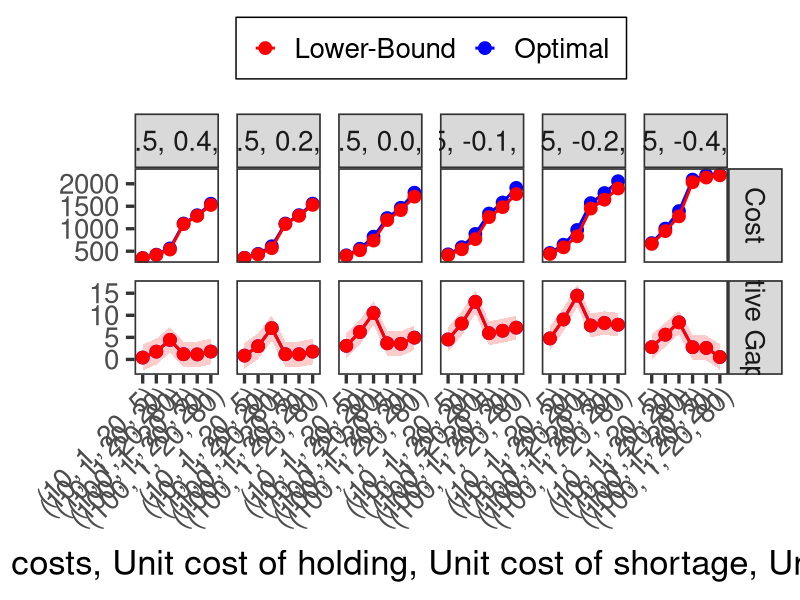
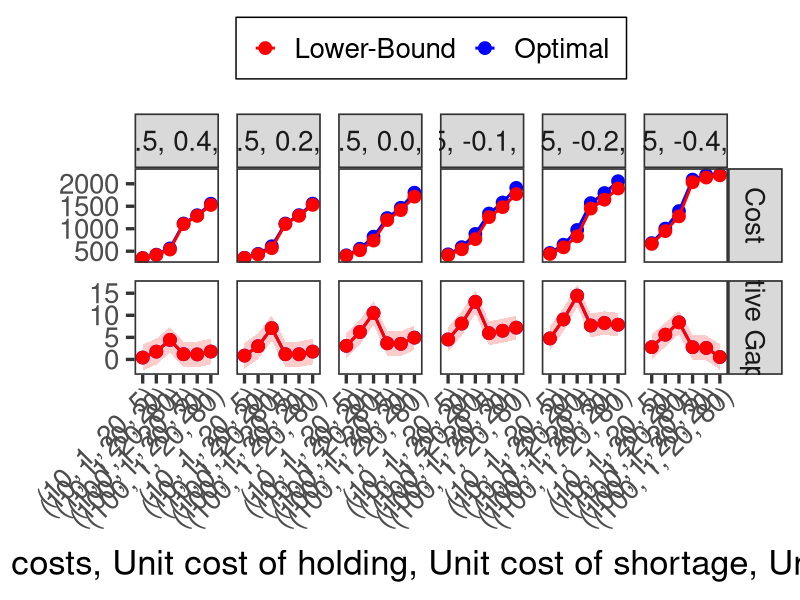

Recreate these plots in R, in order.
# Load required libraries
library(ggplot2)
library(plyr)

# ####################### Data Preprocessing #######################

# Load dataset
df <- read.csv('LBA_InfoRelaxRandHorizonLength_4000rep_v2.csv')

# Define and order levels for Cost
df$Cost <- factor(df$Cost, levels = c(
  "[10, 1, 20, 5]", 
  "[10, 1, 20, 20]", 
  "[10, 1, 20, 80]", 
  "[100, 1, 20, 5]", 
  "[100, 1, 20, 20]", 
  "[100, 1, 20, 80]"
))

# Define and order levels for Endogeneity
df$Endogeneity <- factor(df$Endogeneity, levels = c(
  "[1, 0.5, 0.4, 0.8]", 
  "[1, 0.5, 0.2, 0.4]", 
  "[1, 0.5, 0.0, 0.0]", 
  "[1, 0.5, -0.1, -0.05]", 
  "[1, 0.5, -0.2, -0.1]", 
  "[1, 0.5, -0.4, -0.8]"
))

# Map numeric indices for unique Cost levels
unique_costs <- sort(unique(df$Cost))
cost_indices <- 1:length(unique_costs)
names(cost_indices) <- unique_costs
df$x <- cost_indices[df$Cost]

# Calculate Relative Gap
df$Gap <- (df$Optimal - df$InfoRelax) * 100 / df$Optimal

# ####################### Data Transformation #######################

# Create two datasets for combining into a single dataframe later
# Dataset 1: Cost perspective
df1 <- df
df1$EGapLow <- df1$InfoRelax
df1$EGapHigh <- df1$InfoRelax
df1$Criteria <- 'Cost'

# Dataset 2: Relative Gap perspective
df2 <- df
df2$InfoRelax <- (df2$Optimal - df2$InfoRelax) * 100 / df2$Optimal
df2$Low <- df2$InfoRelax
df2$High <- df2$InfoRelax
df2$Optimal <- df2$InfoRelax
df2$Criteria <- 'Relative Gap (%)'

# Combine datasets
df3 <- rbind(df1, df2)

# ####################### Map Factors for Plot Labels #######################

# Update labels for Endogeneity
df3$Endogeneity <- mapvalues(df3$Endogeneity, 
                             from = c(
                               "[1, 0.5, 0.4, 0.8]", 
                               "[1, 0.5, 0.2, 0.4]", 
                               "[1, 0.5, 0.0, 0.0]", 
                               "[1, 0.5, -0.1, -0.05]", 
                               "[1, 0.5, -0.2, -0.1]", 
                               "[1, 0.5, -0.4, -0.8]"), 
                             to = c(
                               "(1, 0.5, 0.4, 0.8)", 
                               "(1, 0.5, 0.2, 0.4)", 
                               "(1, 0.5, 0.0, 0.0)", 
                               "(1, 0.5, -0.1, -0.05)", 
                               "(1, 0.5, -0.2, -0.1)", 
                               "(1, 0.5, -0.4, -0.8)"))

# ####################### Create and Save Plot #######################

# Define custom colors for lines
colors <- c("Optimal" = "blue", "Lower-Bound" = "red")

# Generate the plot
ggplot(data = df3) + 
  geom_line(aes(x = x, y = Optimal, color = 'Optimal'), size = 1, linetype = "solid") +  # Line for Optimal
  geom_point(aes(x = x, y = Optimal, color = 'Optimal'), size = 4) +  # Points for Optimal
  geom_line(aes(x = x, y = InfoRelax, color = 'Lower-Bound'), size = 1, linetype = "solid") +  # Line for Lower-Bound
  geom_point(aes(x = x, y = InfoRelax, color = 'Lower-Bound'), size = 4) +  # Points for Lower-Bound
  geom_ribbon(aes(x = x, ymin = Low, ymax = High), alpha = 0.2, fill = 'red') +  # Ribbon for Low-High range
  geom_ribbon(aes(x = x, ymin = EGapLow, ymax = EGapHigh), alpha = 0.2, linetype = 0, fill = "red", col = 'red') +  # Ribbon for EGapLow-EGapHigh
  facet_grid(Criteria ~ Endogeneity, scales = 'free_y') +  # Facet by Criteria and Endogeneity
  scale_x_discrete(
    limits = c(
      "[10, 1, 20, 5]", 
      "[10, 1, 20, 20]", 
      "[10, 1, 20, 80]", 
      "[100, 1, 20, 5]", 
      "[100, 1, 20, 20]", 
      "[100, 1, 20, 80]"
    ),
    labels = c(
      "(10, 1, 20, 5)", 
      "(10, 1, 20, 20)", 
      "(10, 1, 20, 80)", 
      "(100, 1, 20, 5)", 
      "(100, 1, 20, 20)", 
      "(100, 1, 20, 80)"
    )
  ) +
  theme_bw(base_size = 25) +  # Base theme with font size
  theme(
    axis.text.x = element_text(angle = 45, vjust = 1.05, hjust = 1),  # Rotate x-axis text
    legend.position = "top",
    plot.background = element_blank(),
    panel.grid.minor = element_blank(),
    panel.grid.major = element_blank(),
    legend.title = element_blank(),
    legend.background = element_rect(size = 0.5, linetype = "solid", colour = "black")
  ) +
  labs(y = '', x = '(Fixed ordering costs, Unit cost of holding, Unit cost of shortage, Unit cost of wastage)') +
  scale_color_manual(values = colors)  # Custom line colors

# Save the plot as a PDF with the original size (20:12 inches)
ggsave("Figure 6.pdf", width = 20, height = 12, units = "in")
